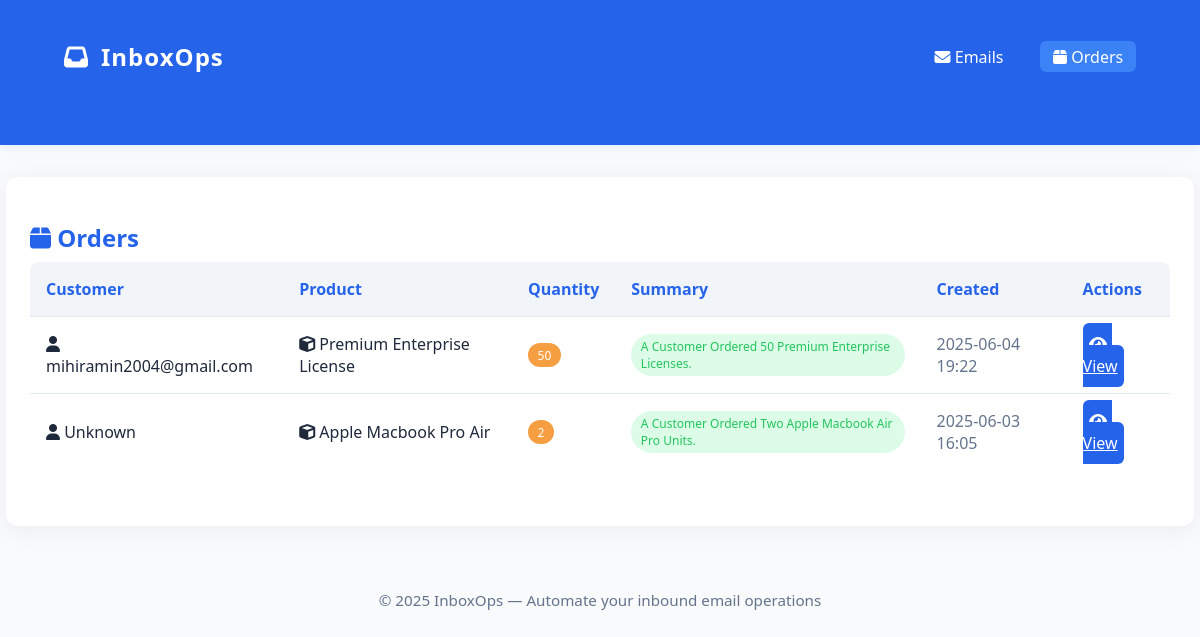
The page /orders on the database as committed earlier.
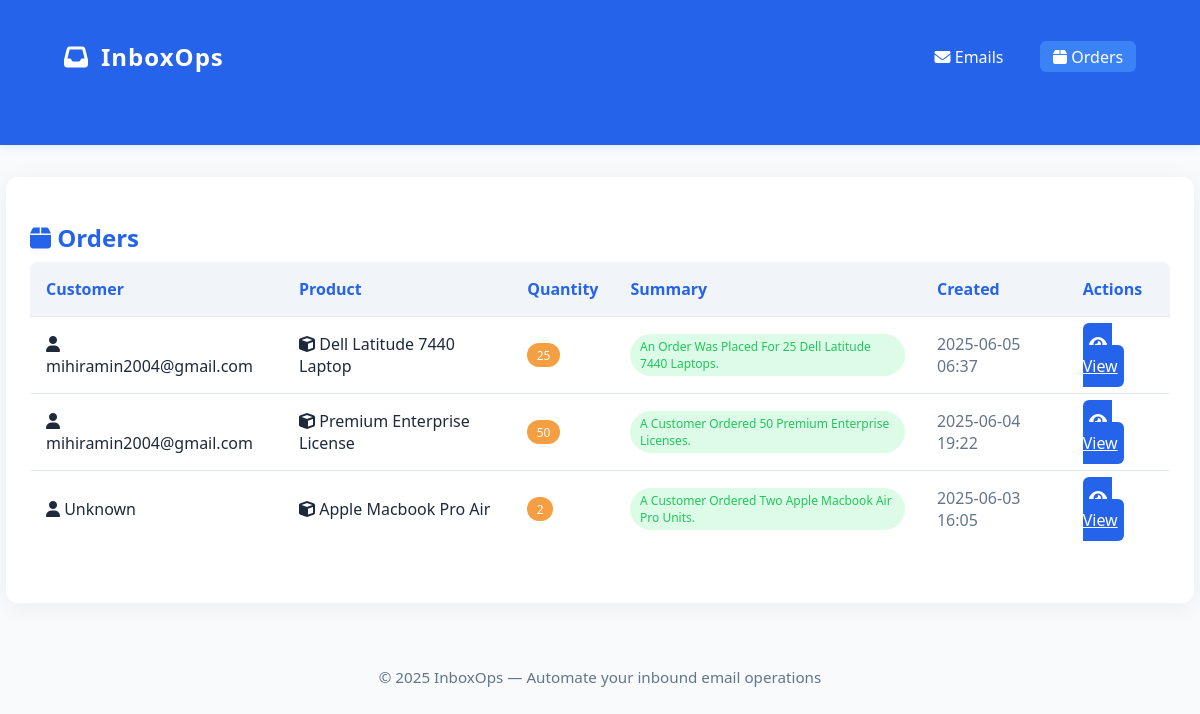
The same page on the database as committed later.
### app/models.py (models this page shows)
class Order(Base):
    __tablename__ = "orders"
    id = Column(Integer, primary_key=True, index=True)
    customer = Column(String)
    product = Column(String)
    quantity = Column(Integer)
    summary = Column(Text, nullable=True)
    created_at = Column(DateTime, default=datetime.utcnow)
    key = Column(String, unique=True)
    total_value = Column(Float, nullable=True)
    order_items = Column(JSON, nullable=True)  # <-- add this line if you want
    tags = Column(JSON, nullable=True)         # <-- add this line if you want

### app/main.py (the view)
@app.get("/orders")
def list_orders(request: Request, db: Session = Depends(get_db)):
    orders = db.query(Order).order_by(Order.created_at.desc()).all()
    return templates.TemplateResponse("orders.html", {"request": request, "orders": orders})

### templates/orders.html (shortened to what this page needs)
<!DOCTYPE html>
<html lang="en">
<head>
    <link rel="stylesheet" href="/static/styles.css">
    <link rel="stylesheet" href="https://cdnjs.cloudflare.com/ajax/libs/font-awesome/6.5.0/css/all.min.css">
</head>
<body>
    <header>
        <nav class="navbar">
            <div class="nav-brand">
                <i class="fa-solid fa-inbox"></i> InboxOps
            </div>
            <ul class="nav-links">
                <li><a href="/" title="View Emails"><i class="fa-solid fa-envelope"></i> Emails</a></li>
                <li><a href="/orders" class="active" title="View Orders"><i class="fa-solid fa-box"></i> Orders</a></li>
            </ul>
        </nav>
    </header>
    <div class="container">
        <h2><i class="fa-solid fa-box"></i> Orders</h2>
        {% if orders|length == 0 %}
            <div class="card" style="text-align:center;">
                <i class="fa-solid fa-box-open" style="font-size:2em;color:#64748b;"></i>
                <p class="text-muted">No orders found yet.</p>
            </div>
        {% else %}
        <table class="table">
            <thead>
                <tr>
                    <th>Customer</th>
                    <th>Product</th>
                    <th>Quantity</th>
                    <th>Summary</th>
                    <th>Created</th>
                    <th>Actions</th>
                </tr>
            </thead>
            <tbody>
                {% for order in orders %}
                <tr>
                    <td>
                        <i class="fa-solid fa-user"></i>
                        {{ order.customer }}
                    </td>
                    <td>
                        <i class="fa-solid fa-cube"></i>
                        {{ order.product }}
                    </td>
                    <td>
                        <span class="badge badge-accent">{{ order.quantity }}</span>
                    </td>
                    <td>
                        {% if order.summary %}
                            <span class="badge badge-success">{{ order.summary }}</span>
                        {% else %}
                            <span class="badge badge-warning">Processing...</span>
                        {% endif %}
                    </td>
                    <td class="text-muted">{{ order.created_at.strftime('%Y-%m-%d %H:%M') }}</td>
                    <td>
                        <a class="button" href="/orders/{{ order.id }}" title="View Order"><i class="fa-solid fa-eye"></i> View</a>
                    </td>
                </tr>
                {% endfor %}
            </tbody>
        </table>
        {% endif %}
    </div>
    <footer>
        &copy; 2025 InboxOps &mdash; <span class="text-muted">Automate your inbound email operations</span>
    </footer>
</body>
</html>

### static/styles.css (style rules this page uses)
body { background: #f8fafc; color: #1e293b; font-family: 'Segoe UI', 'Roboto', Arial, sans-serif; margin: 0; padding: 0; }
header { background: #2563eb; color: #fff; padding: 1.5rem 2rem; box-shadow: 0 2px 8px rgba(37,99,235,0.08); margin-bottom: 2rem; }
h1, h2, h3 { color: #2563eb; margin-bottom: 0.5rem; }
.container { max-width: 95vw; margin: 0 auto; background: #fff; border-radius: 12px; box-shadow: 0 4px 24px rgba(30,41,59,0.06); padding: 1.5rem; }
.table { width: 100%; border-collapse: collapse; margin-bottom: 2rem; background: #fff; border-radius: 8px; overflow: hidden; }
.table th, .table td { padding: 1rem; border-bottom: 1px solid #e2e8f0; text-align: left; }
.table th { background: #f1f5f9; color: #2563eb; font-weight: 600; }
.table tr:last-child td { border-bottom: none; }
.badge { display: inline-block; padding: 0.3em 0.8em; border-radius: 999px; font-size: 0.95em; font-weight: 500; background: #e0e7ff; color: #2563eb; }
.badge-success { background: #dcfce7; color: #22c55e; }
.button { background: #2563eb; color: #fff; border: none; border-radius: 6px; padding: 0.6em 0.4em; font-size: 1em; cursor: pointer; transition: background 0.2s; font-weight: 500; }
.text-muted { color: #64748b; }
footer { text-align: center; color: #64748b; padding: 2rem 0 1rem 0; margin-top: 2rem; font-size: 0.95em; }
.navbar { display: flex; justify-content: space-between; align-items: center; background: #2563eb; padding: 1rem 2rem; border-radius: 0 0 12px 12px; margin-bottom: 2rem; }
.nav-brand { color: #fff; font-size: 1.5em; font-weight: bold; letter-spacing: 1px; display: flex; align-items: center; gap: 0.5em; }
.nav-links { list-style: none; display: flex; gap: 1.5em; margin: 0; padding: 0; }
.nav-links li a { color: #fff; text-decoration: none; font-weight: 500; transition: color 0.2s; padding: 0.3em 0.8em; border-radius: 6px; }
.nav-links li a.active, .nav-links li a:hover { background: #3b82f6; color: #fff; }
.badge-accent { background: #f59e42; color: #fff; }
.button i { margin-right: 0.3em; }
.badge { display: inline-block; padding: 0.3em 0.8em; border-radius: 999px; font-size: 0.85em; font-weight: 500; }
.badge { display: inline-block; padding: 0.3em 0.8em; border-radius: 999px; font-size: 0.75em; font-weight: 500; text-transform: capitalize; }

Rows that differ between the two databases and show on the page:
added Order: customer "mihiramin2004@gmail.com", product "Dell Latitude 7440 Laptop", quantity "25", summary "An Order Was Placed For 25 Dell Latitude 7440 Laptops.", created_at "2025-06-05 06:37"
